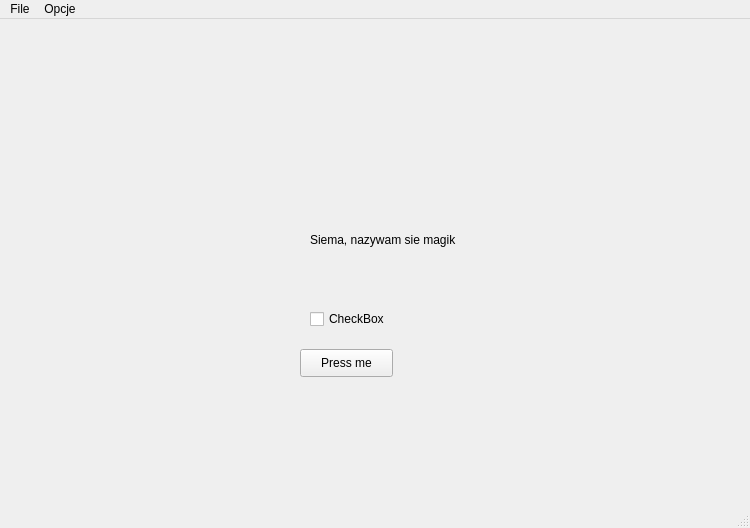
<?xml version="1.0" encoding="UTF-8"?>
<ui version="4.0">
 <class>MainWindow</class>
 <widget class="QMainWindow" name="MainWindow">
  <property name="geometry">
   <rect>
    <x>0</x>
    <y>0</y>
    <width>750</width>
    <height>528</height>
   </rect>
  </property>
  <property name="windowTitle">
   <string>MainWindow</string>
  </property>
  <widget class="QWidget" name="centralwidget">
   <widget class="QPushButton" name="button1">
    <property name="geometry">
     <rect>
      <x>300</x>
      <y>330</y>
      <width>93</width>
      <height>28</height>
     </rect>
    </property>
    <property name="text">
     <string>Press me</string>
    </property>
   </widget>
   <widget class="QCheckBox" name="checkBox">
    <property name="geometry">
     <rect>
      <x>310</x>
      <y>290</y>
      <width>81</width>
      <height>20</height>
     </rect>
    </property>
    <property name="text">
     <string>CheckBox</string>
    </property>
   </widget>
   <widget class="QLabel" name="label1">
    <property name="geometry">
     <rect>
      <x>310</x>
      <y>210</y>
      <width>161</width>
      <height>21</height>
     </rect>
    </property>
    <property name="autoFillBackground">
     <bool>true</bool>
    </property>
    <property name="text">
     <string>Siema, nazywam sie magik</string>
    </property>
   </widget>
  </widget>
  <widget class="QMenuBar" name="menubar">
   <property name="geometry">
    <rect>
     <x>0</x>
     <y>0</y>
     <width>750</width>
     <height>26</height>
    </rect>
   </property>
   <widget class="QMenu" name="menuFile">
    <property name="title">
     <string>File</string>
    </property>
   </widget>
   <widget class="QMenu" name="menuOpcje">
    <property name="title">
     <string>Opcje</string>
    </property>
   </widget>
   <addaction name="menuFile"/>
   <addaction name="menuOpcje"/>
  </widget>
  <widget class="QStatusBar" name="statusbar"/>
 </widget>
 <resources/>
 <connections/>
</ui>
